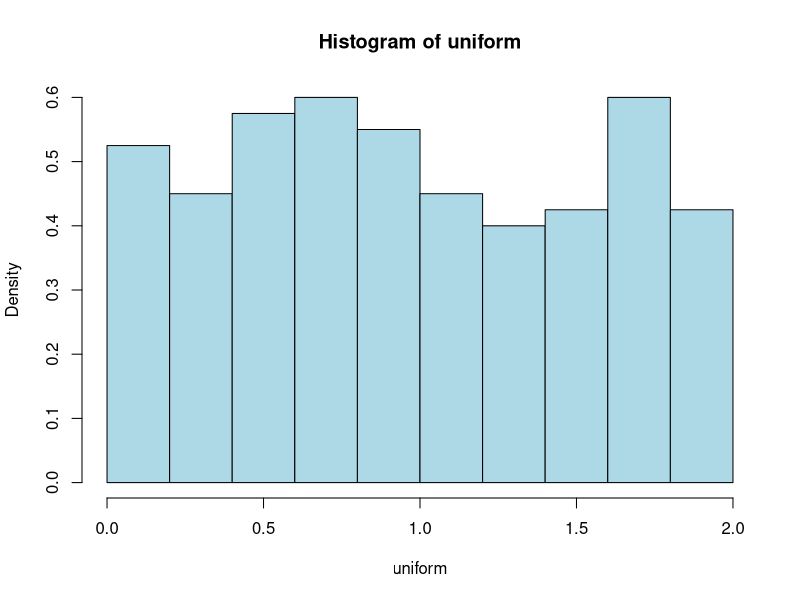
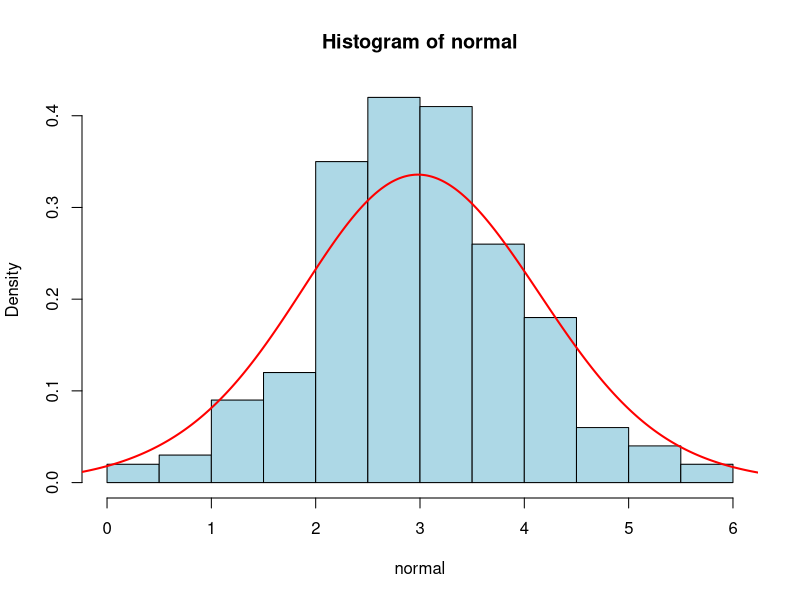
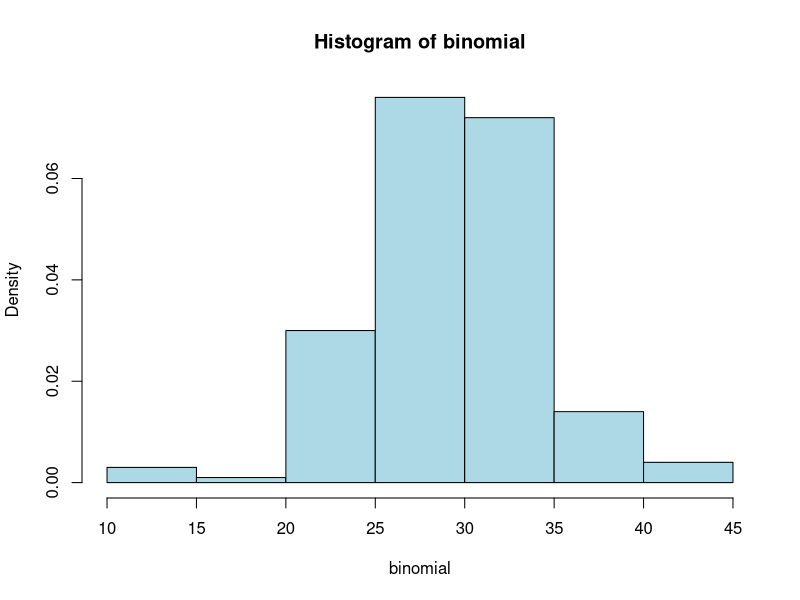
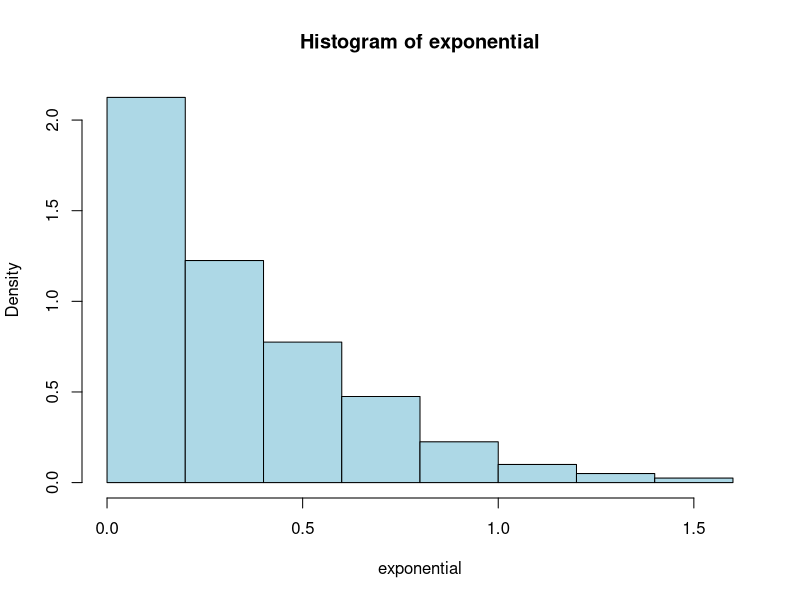
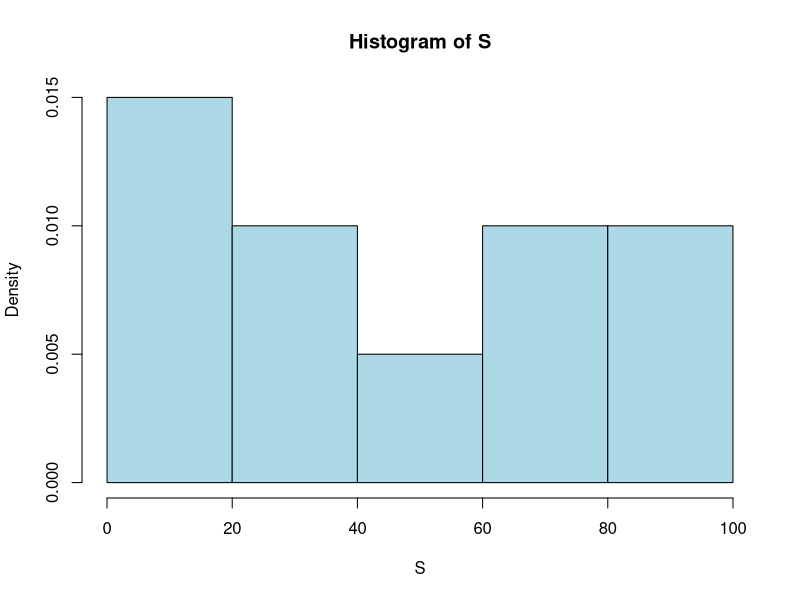
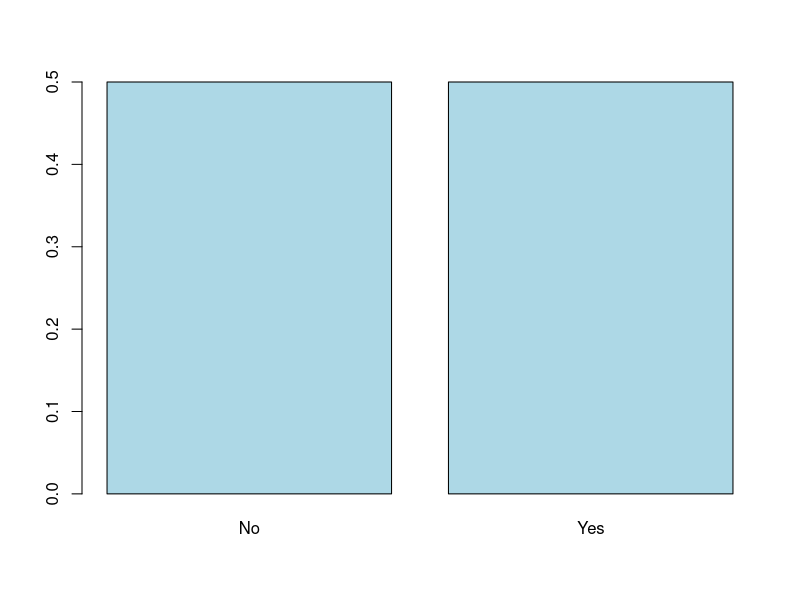
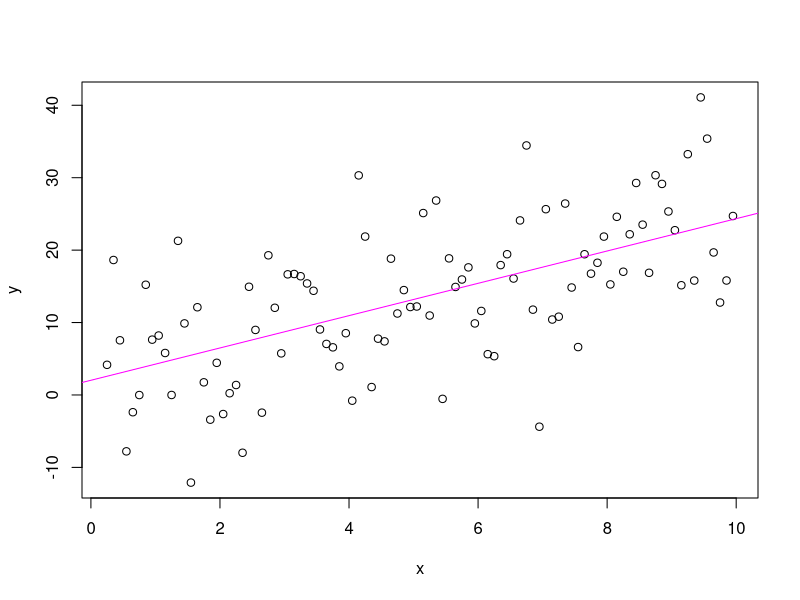
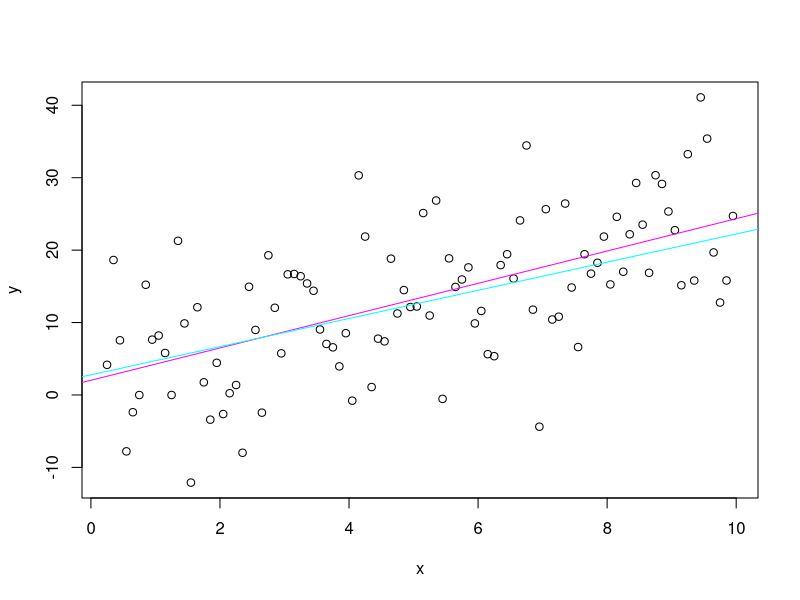

Write R code to recreate these figures, in order.
uniform <- runif(n=200, min=0, max=2)
hist(uniform,col="light blue",prob=T)

normal <- rnorm(n=200, mean=3, sd=1)
hist(normal,col="light blue",prob=T)
lines(density(normal, bw=.75), col="red",lwd=2, ) 

binomial <- rbinom(n=200, 100, 0.3)
hist(binomial,col="light blue",prob=T)

exponential <- rexp(n=200, rate=3)
hist(exponential,col="light blue",prob=T)

v <- 1:100
S <- sample(v,size=10,replace=F)
hist(S, col="light blue",prob=T)

v2 <- c("Yes", "No")
S2 <-sample(v2,size=20,replace=T)
barplot(table(S2)/length(S2),col="light blue")

set.seed(123)
runif(3,0,1)
runif(5,0,1)
set.seed(123)
runif(8,0,1)

x = seq(0.25,10,0.1)
y = 2.5 + 2*x + rnorm(length(x),0,9)
df <- data.frame(x,y)
fit1 <- lm(y~x,data=df)
with( df , plot(x,y) )
abline( coef(fit1),col="magenta")

set.seed(123)
df$R <- runif(nrow(df),0,1)
df <- df[order(df$R),]

train <- sample(nrow(df),0.5*nrow(df))
df_train <- df[train,]
df_validation <- df[-train,]
m1 <- lm(y~x,data=df_train)
with( df , plot(x,y) )
fit1 <- lm(y~x,data=df)
abline( coef(fit1),col="magenta")
abline( coef(m1),col="cyan")

m1 <- lm(y~x,data=df_train)
predicted <- predict(m1,newdata=df_validation)
actual <- df_validation$y
Metrics <- c("AE", "RMSE", "MAE", "SSE")
x1 <- mean(actual- predicted)
x2 <- sqrt(mean((actual - predicted)^2))
x3 <- mean(abs(actual- predicted))
x4 <- sum(actual- predicted)^2
Values <- c(x1, x2, x3, x4)
X <- data.frame(Metrics, Values)
X